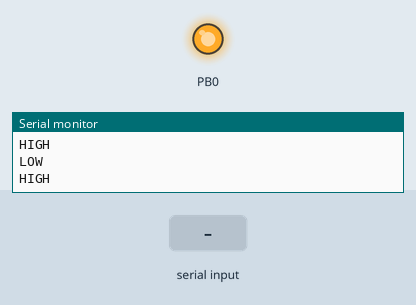
This sketch was run on a simulated ATtiny85, built with avr-gcc and run on an emulated ATtiny85. On the bench: output pins drawn as LEDs (lit = HIGH), the last lines printed to the serial monitor. Inputs (shaded band) come from the test bench.

Above: at 2.8 s.
2.9 s: "1" received over Serial
At 4.5 s:
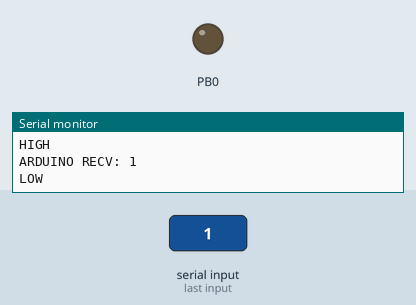
Timing chart, 0 to 12.4 s (numbered marks = the images above; inputs shaded):
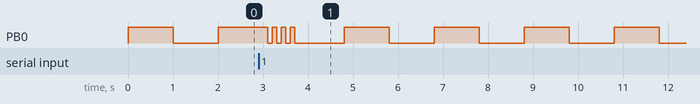

The sketch:

UnoIno.ino
```cpp
// (licence header left out)
///
/// @file	UnoIno.ino
/// @brief	Main sketch
///
/// @details	<#details#>
/// @n @a	Developed with [embedXcode](http://embedXcode.weebly.com)
///
/// @author	Joel Saltzman
/// @author	joelsaltzman.com
/// @date	4/15/13 4:51 PM
/// @version	<#version#>
///
/// @copyright	© Joel Saltzman, 2013
/// @copyright	CC = BY NC SA
///
/// @see	ReadMe.txt for references
/// @n
///


// Core library for code-sense
#if defined(WIRING) // Wiring specific
#include "Wiring.h"
#elif defined(MAPLE_IDE) // Maple specific
#include "WProgram.h"
#elif defined(MPIDE) // chipKIT specific
#include "WProgram.h"
#elif defined(DIGISPARK) // Digispark specific
#include "Arduino.h"
#elif defined(ENERGIA) // LaunchPad, FraunchPad and StellarPad specific
#include "Energia.h"
#elif defined(CORE_TEENSY) // Teensy specific
#include "WProgram.h"
#elif defined(ARDUINO) && (ARDUINO >= 100) // Arduino 1.0 and 1.5 specific
#include "Arduino.h"
#elif defined(ARDUINO) && (ARDUINO < 100) // Arduino 23 specific
#include "WProgram.h"
#else // error
#error Platform not defined
#endif

// Include application, user and local libraries
#include "LocalLibrary.h"

// Define variables and constants
///
/// @brief	Name of the LED
/// @details	Each board has a LED but connected to a different pin
///
uint8_t myLED;
int STATE;

///
/// @brief	Setup
/// @details	Define the pin the LED is connected to
///
// Add setup code
void setup() {
  // myLED pin number
#if defined(__AVR_ATmega328P__) || defined(__AVR_ATmega2560__) || defined(__AVR_ATmega32U4__) || defined(__SAM3X8E__) // Arduino specific
  myLED = 13;
#elif defined(__PIC32MX__) // chipKIT specific
  myLED = 13;
#elif defined(__AVR_ATtinyX5__) // Digispark specific
    myLED = 1; // assuming model A
#elif defined(__AVR_ATmega644P__) // Wiring specific
  myLED = 15;
#elif defined(__MSP430G2452__) || defined(__MSP430G2553__) || defined(__MSP430G2231__) || defined(__MSP430FR5739__) // LaunchPad and FraunchPad specific
  myLED = RED_LED;
#elif defined(__LM4F120H5QR__) // StellarPad specific
  myLED = RED_LED;
#elif defined(MCU_STM32F103RB) || defined(MCU_STM32F103ZE) || defined(MCU_STM32F103CB) || defined(MCU_STM32F103RE) // Maple specific
  myLED = BOARD_LED_PIN;
#elif defined(__MK20DX128__) // Teensy 3.0 specific
    myLED = 13;
#endif
    Serial.begin(9600);
    pinMode(myLED, OUTPUT);
    STATE = 0;
}

///
/// @brief	Loop
/// @details	Call blink
///
// Add loop code
void loop() {
    if (Serial.available() <= 0) {
        STATE = (STATE)? 0 : 1;
        if(STATE){
            digitalWrite(myLED, HIGH);
            Serial.println("HIGH");
        }
        else{
            digitalWrite(myLED, LOW);
            Serial.println("LOW");
        }
        delay(1000);
    }
    else{
        blink(myLED, 4, 200);

        String content = "";
        char character;

        while(Serial.available()) {
            character = Serial.read();
            content.concat(character);
        }
        if (content != "") {
            Serial.println("ARDUINO RECV: "+content);
        }
    }
}
```

LocalLibrary.cpp
```cpp
// (licence header left out)
#include "LocalLibrary.h"

void blink(uint8_t pin, uint8_t times, uint16_t ms) {
  for (uint8_t i=0; i<times; i++) {
    digitalWrite(pin, HIGH);
    delay(ms >> 1);
    digitalWrite(pin, LOW);
    delay(ms >> 1);
  }
}
```

LocalLibrary.h
```cpp
// (licence header left out)
// Core library - IDE-based
#if defined(MPIDE) // chipKIT specific
#include "WProgram.h"
#elif defined(DIGISPARK) // Digispark specific
#include "Arduino.h"
#elif defined(ENERGIA) // LaunchPad, FraunchPad and StellarPad specific
#include "Energia.h"
#elif defined(MAPLE_IDE) // Maple specific
#include "WProgram.h"
#elif defined(CORE_TEENSY) // Teensy specific
#include "WProgram.h"
#elif defined(WIRING) // Wiring specific
#include "Wiring.h"
#elif defined(ARDUINO) && (ARDUINO >= 100) // Arduino 1.0x and 1.5x specific
#include "Arduino.h"
#elif defined(ARDUINO) && (ARDUINO < 100)  // Arduino 23 specific
#include "WProgram.h"
#endif // end IDE

#ifndef UnoIno_LocalLibrary_h
#define UnoIno_LocalLibrary_h

///
/// @brief	Blink a LED
/// @details	LED attached to pin is light on then light off
/// @n		Total cycle duration = ms
/// @param	pin pin to which the LED is attached
/// @param	times number of times
/// @param	ms cycle duration in ms
///
void blink(uint8_t pin, uint8_t times, uint16_t ms);

#endif
```
